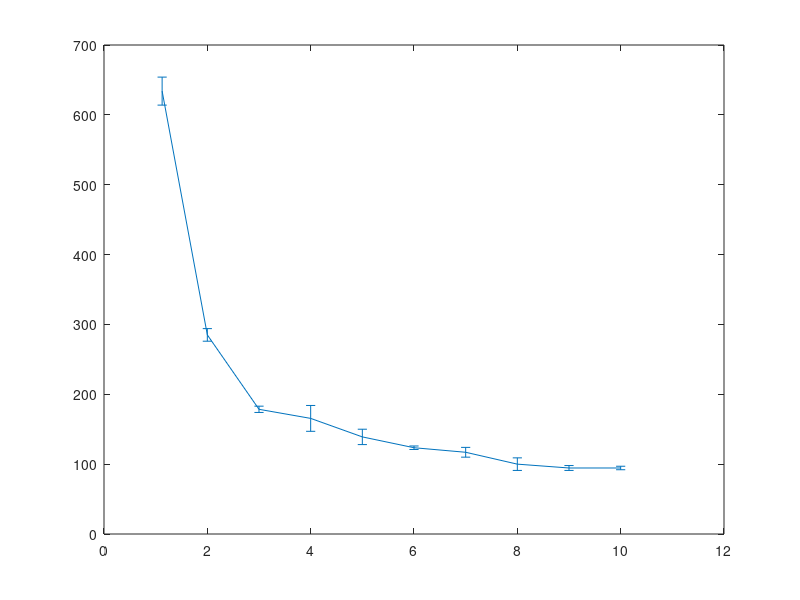

Recreate this plot in MATLAB. (Note: this script raises an error after producing the figure.)
clear all;
close all;
clc;

vin=[1.125 2 3 4 5 6 7 8 9 10];
sigma=[634 285 (183+174)/2 (184+147)/2 (150+128)/2 (126+121)/2 (124+110)/2 (109+91)/2 (98+91)/2 (97+92)/2];
err=[1/sqrt(1000)*634 1/sqrt(1000)*285 183-(183+174)/2 184-(184+147)/2 150-(150+128)/2 126-(126+121)/2 124-(124+110)/2 109-(109+91)/2 98-(98+91)/2 97-(97+92)/2];

fitfun=@(A,x)sqrt(A(1)*x.^(-2)+A(2));
xf0=[0.9,140];
A=lsqcurvefit(fitfun,xf0,vin,sigma);

%plot(vin,sigma,'r*');
E1=errorbar(vin,sigma,err);
set(E1,'LineStyle', 'none ','Color', 'r','LineWidth', 3, 'Marker', '*', 'MarkerSize', 8, ...
         'MarkerEdgeColor', [.2 .2 .2], 'MarkerFaceColor' , [0,1,1]);
xlabel('input(mV)');
ylabel('jitter rms(ps)');
grid on
hold on

times = linspace(vin(1),vin(end));
plot(times,fitfun(A,times),'b--','LineWidth', 2)
hold on

simin=[1.125 2 6 8];
simsig=[610.1 219.2 84.4 77.4];
simerr=[1/sqrt(40)*simsig(1) 1/sqrt(40)*simsig(2) 1/sqrt(40)*simsig(3) 1/sqrt(40)*simsig(4)];
E2=errorbar(simin,simsig,simerr);
set(E2,'LineStyle', 'none ','Color', 'g','LineWidth', 3, 'Marker', '.', 'MarkerSize', 8, ...
         'MarkerEdgeColor', [.2 .2 .2], 'MarkerFaceColor' , [0,1,1]);
legend('measurement data','measured data fitting','simulation data');
title('Board 2 T11 timing performance');
